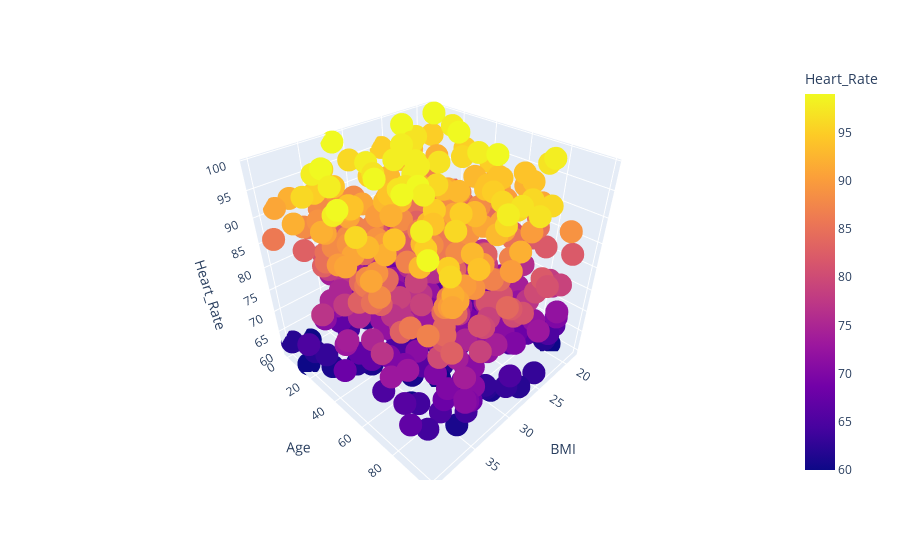

Here is the notebook cell this chart was saved with:
### Code cell
fig = px.scatter_3d(df, x='BMI', y='Age', z='Heart_Rate', color='Heart_Rate')
fig.show()

### Figure 1 — Plotly figure (JSON) as saved in the notebook; plotly's stock layout.template omitted (floating-point values rounded to 4 significant figures; data arrays with more than 128 entries replaced by an {"elided": "..."} marker saying what was removed)
{"data": [{"hovertemplate": "BMI=%{x}<br>Age=%{y}<br>Heart_Rate=%{marker.color}<extra></extra>", "legendgroup": "", "marker": {"color": {"elided": "500 int values"}, "coloraxis": "coloraxis", "symbol": "circle"}, "mode": "markers", "name": "", "scene": "scene", "showlegend": false, "type": "scatter3d", "x": {"elided": "500 float values"}, "y": {"elided": "500 int values"}, "z": {"elided": "500 int values"}}], "layout": {"coloraxis": {"colorbar": {"title": {"text": "Heart_Rate"}}, "colorscale": [[0, "#0d0887"], [0.1111, "#46039f"], [0.2222, "#7201a8"], [0.3333, "#9c179e"], [0.4444, "#bd3786"], [0.5556, "#d8576b"], [0.6667, "#ed7953"], [0.7778, "#fb9f3a"], [0.8889, "#fdca26"], [1, "#f0f921"]]}, "legend": {"tracegroupgap": 0}, "margin": {"t": 60}, "scene": {"domain": {"x": [0, 1], "y": [0, 1]}, "xaxis": {"title": {"text": "BMI"}}, "yaxis": {"title": {"text": "Age"}}, "zaxis": {"title": {"text": "Heart_Rate"}}}}}
